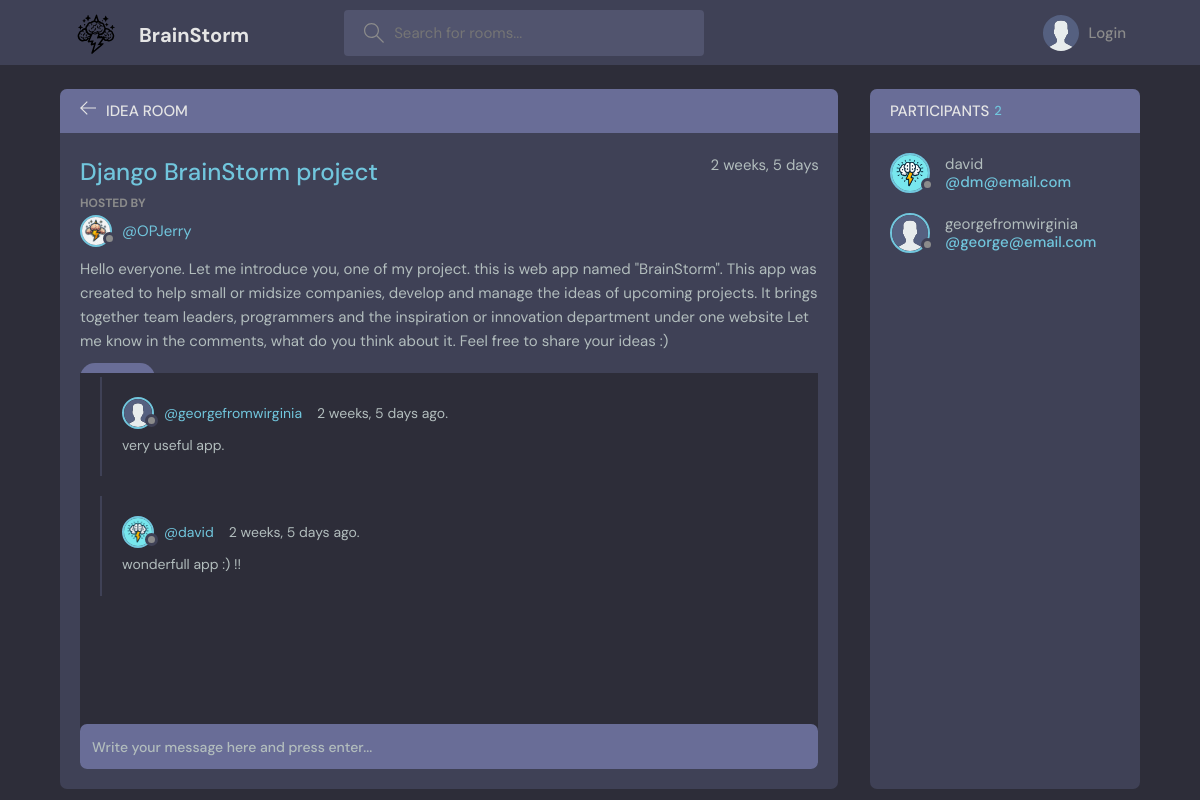
Page /room/2/ on the committed database.
### base/models.py (models this page shows, shortened)
class Room(models.Model):
    host = models.ForeignKey(User, on_delete=models.SET_NULL, null=True)
    topic = models.ForeignKey(Topic, on_delete=models.SET_NULL, null=True)
    name = models.CharField(max_length=200)
    description =  models.TextField(null=True, blank=True)
    participants = models.ManyToManyField(User, related_name='participants', blank=True)
    updated = models.DateTimeField(auto_now=True)
    created = models.DateTimeField(auto_now_add=True)
    class Meta:
        ordering = ['-updated', '-created']

class User(AbstractUser):
    name = models.CharField(max_length=200, null=True)
    email = models.EmailField(null=True, unique=True)
    bio = models.TextField(null=True, blank=True)
    avatar = models.ImageField(null=True, default="avatar.svg")
    USERNAME_FIELD = 'email'
    REQUIRED_FIELDS = []

class Message(models.Model):
    user = models.ForeignKey(User, on_delete=models.CASCADE)
    room = models.ForeignKey(Room, on_delete=models.CASCADE)
    body = models.TextField()
    updated = models.DateTimeField(auto_now=True)
    created = models.DateTimeField(auto_now_add=True)
    class Meta:
        ordering = ['-updated', '-created']

### base/views.py (the view, shortened to what this page needs)
# urls.py: path('room/<str:pk>/', views.room, name='room'),
def room(request, pk):
    room = Room.objects.get(id=pk)
    room_messages = room.message_set.all()
    participants = room.participants.all()
    context = {'room': room, 'room_messages': room_messages, 'participants': participants}
    return render(request, 'base/room.html', context)

### base/models.py (called while the page is built)
    def __str__(self):
        return self.name

### base/templates/base/room.html (shortened to what this page needs)
{% extends 'main.html' %}
{% block content %}
    <main class="profile-page layout layout--2">
      <div class="container">
        <div class="room">
          <div class="room__top">
            <div class="room__topLeft">
              <a href="{% url 'home' %}">
                <svg version="1.1" xmlns="http://www.w3.org/2000/svg" width="32" height="32" viewBox="0 0 32 32">
                  <title>arrow-left</title>
                  <path
                    d="M13.723 2.286l-13.723 13.714 13.719 13.714 1.616-1.611-10.96-10.96h27.625v-2.286h-27.625l10.965-10.965-1.616-1.607z"
                  ></path>
                </svg>
              </a>
              <h3>Idea Room</h3>
            </div>
          </div>
          <div class="room__box scroll">
            <div class="room__header scroll">
              <div class="room__info">
                <h3>{{room.name}}</h3>
                <span>{{room.created|timesince}}</span>
              </div>
              <div class="room__hosted">
                <p>Hosted By</p>
                <a href="{@ url 'user-profile' room.host.id @}" class="room__author">
                  <div class="avatar avatar--small">
                    <img src="{{room.host.avatar.url}}" />
                  </div>
                  <span>@{{room.host.username}}</span>
                </a>
              </div>
              <div class="room__details">
                {{room.description}}
              </div>
              <span class="room__topics">{{room.topic}}</span>
            </div>
            <div class="room__conversation">
              <div class="threads scroll">
                {% for message in room_messages %}
                <div class="thread">
                  <div class="thread__top">
                    <div class="thread__author">
                      <a href="{% url 'user-profile' message.user.id %}" class="thread__authorInfo">
                        <div class="avatar avatar--small">
                          <img src="{{message.user.avatar.url}}" />
                        </div>
                        <span>@{{message.user.username}}</span>
                      </a>
                      <span class="thread__date">{{message.created|timesince}} ago.</span>
                    </div>
                  </div>
                  <div class="thread__details">
                    {{message.body}}
                  </div>
                </div>
                {% endfor %}
              </div>
            </div>
          </div>
          <div class="room__message">
            <form action="" method="POST">
              <input name="body" placeholder="Write your message here and press enter..." /></form>
          </div>
        </div>
        <div class="participants">
          <h3 class="participants__top">Participants <span>{{participants.count}}</span></h3>
          <div class="participants__list scroll">
            {% for user in participants %}
            <a href="{% url 'user-profile' user.id %}" class="participant">
              <div class="avatar avatar--medium">
                <img src="{{user.avatar.url}}" />
              </div>
              <p>
                {{user.username}}
                <span>@{{user.email}}</span>
              </p>
            </a>
            {% endfor %}
          </div>
        </div>
      </div>
    </main>
    {% endblock content %}

### rows in the picture
Room: name "Django BrainStorm project", created "2 weeks, 5 days", host.avatar (picture), host.username "OPJerry", description "Hello everyone. Let me introduce you, one of my project. this is web app named \"BrainStorm\". This app was created to help small or midsize companies, develop and manage the ideas of upcoming projects. It brings together team leaders, programmers and the inspiration or innovation department under one website Let me know in the comments, what do you think about it. Feel free to share your ideas :)"
Message: user.avatar (placeholder picture), user.username "georgefromwirginia", created "2 weeks, 5 days", body "very useful app."
Message: user.avatar (picture), user.username "david", created "2 weeks, 5 days", body "wonderfull app :) !!"
User: avatar (picture), username "david", email "dm@email.com"
User: avatar (placeholder picture), username "georgefromwirginia", email "george@email.com"

### other values in the picture
{{ participants.count }} "2"
